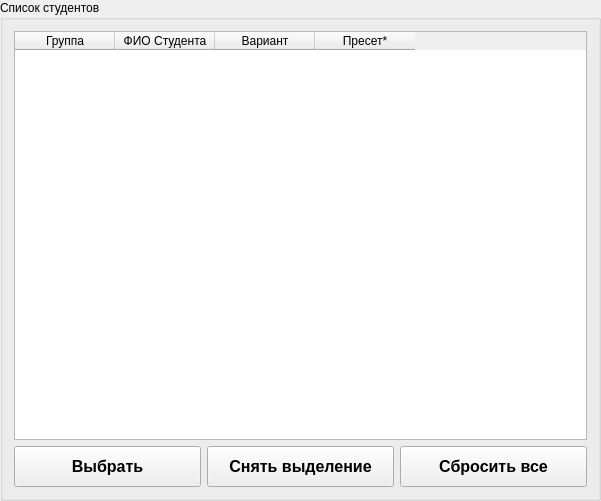
   <widget class="QGroupBox" name="groupBox_5">
    <property name="geometry">
     <rect>
      <x>520</x>
      <y>10</y>
      <width>601</width>
      <height>501</height>
     </rect>
    </property>
    <property name="title">
     <string>Список студентов</string>
    </property>
    <layout class="QGridLayout" name="gridLayout_4">
     <item row="0" column="0" colspan="3">
      <widget class="QTableWidget" name="tableWidget">
       <property name="styleSheet">
        <string notr="true"/>
       </property>
       <property name="editTriggers">
        <set>QAbstractItemView::NoEditTriggers</set>
       </property>
       <column>
        <property name="text">
         <string>Группа</string>
        </property>
       </column>
       <column>
        <property name="text">
         <string>ФИО Студента</string>
        </property>
       </column>
       <column>
        <property name="text">
         <string>Вариант</string>
        </property>
       </column>
       <column>
        <property name="text">
         <string>Прeсет*</string>
        </property>
       </column>
      </widget>
     </item>
     <item row="1" column="0">
      <widget class="QPushButton" name="pushButton_chose">
       <property name="minimumSize">
        <size>
         <width>0</width>
         <height>41</height>
        </size>
       </property>
       <property name="font">
        <font>
         <pointsize>12</pointsize>
         <weight>75</weight>
         <bold>true</bold>
        </font>
       </property>
       <property name="text">
        <string>Выбрать</string>
       </property>
      </widget>
     </item>
     <item row="1" column="1">
      <widget class="QPushButton" name="pushButton_noChose">
       <property name="minimumSize">
        <size>
         <width>0</width>
         <height>41</height>
        </size>
       </property>
       <property name="font">
        <font>
         <pointsize>12</pointsize>
         <weight>75</weight>
         <bold>true</bold>
        </font>
       </property>
       <property name="text">
        <string>Снять выделение</string>
       </property>
      </widget>
     </item>
     <item row="1" column="2">
      <widget class="QPushButton" name="pushButton_clearAllChose">
       <property name="minimumSize">
        <size>
         <width>0</width>
         <height>41</height>
        </size>
       </property>
       <property name="font">
        <font>
         <pointsize>12</pointsize>
         <weight>75</weight>
         <bold>true</bold>
        </font>
       </property>
       <property name="text">
        <string>Сбросить все</string>
       </property>
      </widget>
     </item>
    </layout>
   </widget>
